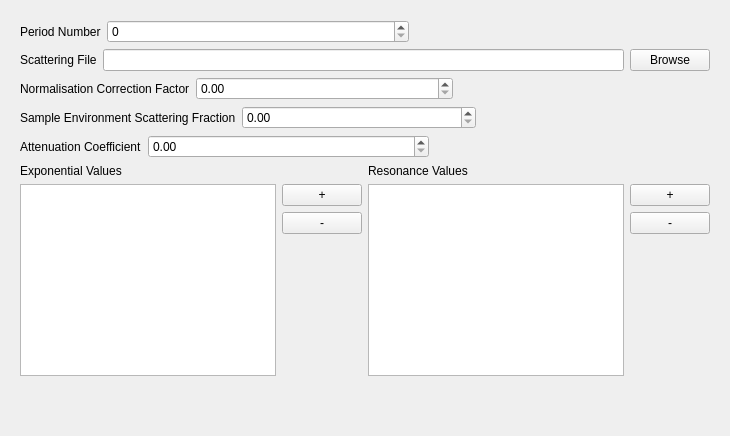
     <widget class="QWidget" name="advancedTab">
      <attribute name="title">
       <string>Advanced</string>
      </attribute>
      <layout class="QVBoxLayout" name="verticalLayout_14">
       <item>
        <widget class="QWidget" name="advancedWidget" native="true">
         <layout class="QVBoxLayout" name="verticalLayout_12">
          <item>
           <layout class="QHBoxLayout" name="horizontalLayout_14">
            <item>
             <widget class="QLabel" name="periodNoLabel">
              <property name="text">
               <string>Period Number</string>
              </property>
             </widget>
            </item>
            <item>
             <widget class="QSpinBox" name="periodNoSpinBox">
              <property name="sizePolicy">
               <sizepolicy hsizetype="Expanding" vsizetype="Fixed">
                <horstretch>0</horstretch>
                <verstretch>0</verstretch>
               </sizepolicy>
              </property>
             </widget>
            </item>
            <item>
             <spacer name="horizontalSpacer_4">
              <property name="orientation">
               <enum>Qt::Horizontal</enum>
              </property>
              <property name="sizeHint" stdset="0">
               <size>
                <width>40</width>
                <height>20</height>
               </size>
              </property>
             </spacer>
            </item>
           </layout>
          </item>
          <item>
           <layout class="QHBoxLayout" name="horizontalLayout_15">
            <item>
             <widget class="QLabel" name="scatteringFileLabel">
              <property name="text">
               <string>Scattering File</string>
              </property>
             </widget>
            </item>
            <item>
             <widget class="QLineEdit" name="scatteringFileLineEdit">
              <property name="sizePolicy">
               <sizepolicy hsizetype="Expanding" vsizetype="Fixed">
                <horstretch>0</horstretch>
                <verstretch>0</verstretch>
               </sizepolicy>
              </property>
              <property name="minimumSize">
               <size>
                <width>0</width>
                <height>0</height>
               </size>
              </property>
              <property name="maximumSize">
               <size>
                <width>16777215</width>
                <height>16777215</height>
               </size>
              </property>
             </widget>
            </item>
            <item>
             <widget class="QPushButton" name="browseScatteringFileButton">
              <property name="text">
               <string>Browse</string>
              </property>
             </widget>
            </item>
           </layout>
          </item>
          <item>
           <layout class="QHBoxLayout" name="horizontalLayout_16">
            <item>
             <widget class="QLabel" name="correctionFactorLabel">
              <property name="text">
               <string>Normalisation Correction Factor</string>
              </property>
             </widget>
            </item>
            <item>
             <widget class="QDoubleSpinBox" name="correctionFactorSpinBox">
              <property name="sizePolicy">
               <sizepolicy hsizetype="Expanding" vsizetype="Fixed">
                <horstretch>0</horstretch>
                <verstretch>0</verstretch>
               </sizepolicy>
              </property>
             </widget>
            </item>
            <item>
             <spacer name="horizontalSpacer_5">
              <property name="orientation">
               <enum>Qt::Horizontal</enum>
              </property>
              <property name="sizeHint" stdset="0">
               <size>
                <width>40</width>
                <height>20</height>
               </size>
              </property>
             </spacer>
            </item>
           </layout>
          </item>
          <item>
           <layout class="QHBoxLayout" name="horizontalLayout_17">
            <item>
             <widget class="QLabel" name="scatteringFractionLabel">
              <property name="minimumSize">
               <size>
                <width>0</width>
                <height>0</height>
               </size>
              </property>
              <property name="text">
               <string>Sample Environment Scattering Fraction</string>
              </property>
             </widget>
            </item>
            <item>
             <widget class="QDoubleSpinBox" name="scatteringFractionSpinBox">
              <property name="sizePolicy">
               <sizepolicy hsizetype="Expanding" vsizetype="Fixed">
                <horstretch>0</horstretch>
                <verstretch>0</verstretch>
               </sizepolicy>
              </property>
             </widget>
            </item>
            <item>
             <spacer name="horizontalSpacer_6">
              <property name="orientation">
               <enum>Qt::Horizontal</enum>
              </property>
              <property name="sizeHint" stdset="0">
               <size>
                <width>40</width>
                <height>20</height>
               </size>
              </property>
             </spacer>
            </item>
           </layout>
          </item>
          <item>
           <layout class="QHBoxLayout" name="horizontalLayout_18">
            <item>
             <widget class="QLabel" name="attenuationCoefficientLabel">
              <property name="minimumSize">
               <size>
                <width>0</width>
                <height>0</height>
               </size>
              </property>
              <property name="maximumSize">
               <size>
                <width>16777215</width>
                <height>16777215</height>
               </size>
              </property>
              <property name="text">
               <string>Attenuation Coefficient</string>
              </property>
             </widget>
            </item>
            <item>
             <widget class="QDoubleSpinBox" name="attenuationCoefficientSpinBox">
              <property name="sizePolicy">
               <sizepolicy hsizetype="Expanding" vsizetype="Fixed">
                <horstretch>0</horstretch>
                <verstretch>0</verstretch>
               </sizepolicy>
              </property>
             </widget>
            </item>
            <item>
             <spacer name="horizontalSpacer_7">
              <property name="orientation">
               <enum>Qt::Horizontal</enum>
              </property>
              <property name="sizeHint" stdset="0">
               <size>
                <width>40</width>
                <height>20</height>
               </size>
              </property>
             </spacer>
            </item>
           </layout>
          </item>
          <item>
           <layout class="QHBoxLayout" name="horizontalLayout_21">
            <item>
             <layout class="QVBoxLayout" name="verticalLayout_9">
              <item>
               <widget class="QLabel" name="exponentialValuesLabel">
                <property name="sizePolicy">
                 <sizepolicy hsizetype="Fixed" vsizetype="Fixed">
                  <horstretch>0</horstretch>
                  <verstretch>0</verstretch>
                 </sizepolicy>
                </property>
                <property name="text">
                 <string>Exponential Values</string>
                </property>
               </widget>
              </item>
              <item>
               <layout class="QHBoxLayout" name="horizontalLayout_19">
                <item>
                 <widget class="ExponentialTable" name="exponentialValuesTable">
                  <property name="sizePolicy">
                   <sizepolicy hsizetype="Fixed" vsizetype="Fixed">
                    <horstretch>0</horstretch>
                    <verstretch>0</verstretch>
                   </sizepolicy>
                  </property>
                  <property name="maximumSize">
                   <size>
                    <width>16777215</width>
                    <height>16777215</height>
                   </size>
                  </property>
                  <property name="horizontalScrollBarPolicy">
                   <enum>Qt::ScrollBarAlwaysOff</enum>
                  </property>
                  <property name="selectionBehavior">
                   <enum>QAbstractItemView::SelectRows</enum>
                  </property>
                  <attribute name="horizontalHeaderMinimumSectionSize">
                   <number>120</number>
                  </attribute>
                  <attribute name="horizontalHeaderDefaultSectionSize">
                   <number>120</number>
                  </attribute>
                  <attribute name="verticalHeaderCascadingSectionResizes">
                   <bool>true</bool>
                  </attribute>
                 </widget>
                </item>
                <item>
                 <layout class="QVBoxLayout" name="verticalLayout_8">
                  <item>
                   <widget class="QPushButton" name="insertExponentialButton">
                    <property name="maximumSize">
                     <size>
                      <width>16777215</width>
                      <height>16777215</height>
                     </size>
                    </property>
                    <property name="text">
                     <string>+</string>
                    </property>
                   </widget>
                  </item>
                  <item>
                   <widget class="QPushButton" name="removeExponentialButton">
                    <property name="maximumSize">
                     <size>
                      <width>16777215</width>
                      <height>16777215</height>
                     </size>
                    </property>
                    <property name="text">
                     <string>-</string>
                    </property>
                   </widget>
                  </item>
                  <item>
                   <spacer name="verticalSpacer_4">
                    <property name="orientation">
                     <enum>Qt::Vertical</enum>
                    </property>
                    <property name="sizeHint" stdset="0">
                     <size>
                      <width>20</width>
                      <height>40</height>
                     </size>
                    </property>
                   </spacer>
                  </item>
                 </layout>
                </item>
               </layout>
              </item>
             </layout>
            </item>
            <item>
             <layout class="QVBoxLayout" name="verticalLayout_11">
              <item>
               <widget class="QLabel" name="resonanceValuesLabel">
                <property name="sizePolicy">
                 <sizepolicy hsizetype="Fixed" vsizetype="Fixed">
                  <horstretch>0</horstretch>
                  <verstretch>0</verstretch>
                 </sizepolicy>
                </property>
                <property name="text">
                 <string>Resonance Values</string>
                </property>
               </widget>
              </item>
              <item>
               <layout class="QHBoxLayout" name="horizontalLayout_20">
                <item>
                 <widget class="ResonanceTable" name="resonanceValuesTable">
                  <property name="sizePolicy">
                   <sizepolicy hsizetype="Fixed" vsizetype="Fixed">
                    <horstretch>0</horstretch>
                    <verstretch>0</verstretch>
                   </sizepolicy>
                  </property>
                  <property name="maximumSize">
                   <size>
                    <width>16777215</width>
                    <height>16777215</height>
                   </size>
                  </property>
                  <property name="horizontalScrollBarPolicy">
                   <enum>Qt::ScrollBarAlwaysOff</enum>
                  </property>
                  <property name="selectionBehavior">
                   <enum>QAbstractItemView::SelectRows</enum>
                  </property>
                  <attribute name="horizontalHeaderMinimumSectionSize">
                   <number>128</number>
                  </attribute>
                  <attribute name="horizontalHeaderDefaultSectionSize">
                   <number>128</number>
                  </attribute>
                  <attribute name="horizontalHeaderStretchLastSection">
                   <bool>true</bool>
                  </attribute>
                  <attribute name="verticalHeaderCascadingSectionResizes">
                   <bool>true</bool>
                  </attribute>
                  <attribute name="verticalHeaderMinimumSectionSize">
                   <number>50</number>
                  </attribute>
                 </widget>
                </item>
                <item>
                 <layout class="QVBoxLayout" name="verticalLayout_10">
                  <item>
                   <widget class="QPushButton" name="insertResonanceButton">
                    <property name="maximumSize">
                     <size>
                      <width>16777215</width>
                      <height>16777215</height>
                     </size>
                    </property>
                    <property name="text">
                     <string>+</string>
                    </property>
                   </widget>
                  </item>
                  <item>
                   <widget class="QPushButton" name="removeResonanceButton">
                    <property name="maximumSize">
                     <size>
                      <width>16777215</width>
                      <height>16777215</height>
                     </size>
                    </property>
                    <property name="text">
                     <string>-</string>
                    </property>
                   </widget>
                  </item>
                  <item>
                   <spacer name="verticalSpacer_5">
                    <property name="orientation">
                     <enum>Qt::Vertical</enum>
                    </property>
                    <property name="sizeHint" stdset="0">
                     <size>
                      <width>20</width>
                      <height>40</height>
                     </size>
                    </property>
                   </spacer>
                  </item>
                 </layout>
                </item>
               </layout>
              </item>
             </layout>
            </item>
           </layout>
          </item>
         </layout>
        </widget>
       </item>
       <item>
        <spacer name="verticalSpacer_9">
         <property name="orientation">
          <enum>Qt::Vertical</enum>
         </property>
         <property name="sizeHint" stdset="0">
          <size>
           <width>20</width>
           <height>40</height>
          </size>
         </property>
        </spacer>
       </item>
      </layout>
     </widget>
